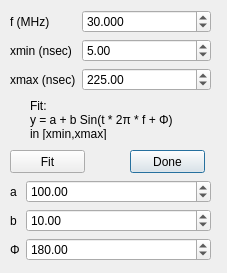
<?xml version="1.0" encoding="UTF-8"?>
<ui version="4.0">
 <class>SineDialog</class>
 <widget class="QDialog" name="SineDialog">
  <property name="geometry">
   <rect>
    <x>0</x>
    <y>0</y>
    <width>227</width>
    <height>273</height>
   </rect>
  </property>
  <property name="windowTitle">
   <string>Sine Fit</string>
  </property>
  <widget class="QWidget" name="formLayoutWidget">
   <property name="geometry">
    <rect>
     <x>10</x>
     <y>180</y>
     <width>201</width>
     <height>81</height>
    </rect>
   </property>
   <layout class="QFormLayout" name="formLayout">
    <property name="fieldGrowthPolicy">
     <enum>QFormLayout::AllNonFixedFieldsGrow</enum>
    </property>
    <item row="0" column="0">
     <widget class="QLabel" name="label">
      <property name="text">
       <string>a</string>
      </property>
     </widget>
    </item>
    <item row="0" column="1">
     <widget class="QDoubleSpinBox" name="aSpinBox">
      <property name="maximum">
       <double>99999.990000000005239</double>
      </property>
      <property name="singleStep">
       <double>10.000000000000000</double>
      </property>
      <property name="value">
       <double>100.000000000000000</double>
      </property>
     </widget>
    </item>
    <item row="1" column="0">
     <widget class="QLabel" name="label_2">
      <property name="text">
       <string>b</string>
      </property>
     </widget>
    </item>
    <item row="1" column="1">
     <widget class="QDoubleSpinBox" name="bSpinBox">
      <property name="maximum">
       <double>9999.989999999999782</double>
      </property>
      <property name="value">
       <double>10.000000000000000</double>
      </property>
     </widget>
    </item>
    <item row="2" column="0">
     <widget class="QLabel" name="label_3">
      <property name="text">
       <string>Φ</string>
      </property>
     </widget>
    </item>
    <item row="2" column="1">
     <widget class="QDoubleSpinBox" name="PhiSpinBox">
      <property name="maximum">
       <double>360.000000000000000</double>
      </property>
      <property name="singleStep">
       <double>10.000000000000000</double>
      </property>
      <property name="value">
       <double>180.000000000000000</double>
      </property>
     </widget>
    </item>
   </layout>
  </widget>
  <widget class="QPushButton" name="doneButton">
   <property name="geometry">
    <rect>
     <x>130</x>
     <y>150</y>
     <width>75</width>
     <height>23</height>
    </rect>
   </property>
   <property name="text">
    <string>Done</string>
   </property>
  </widget>
  <widget class="QPushButton" name="fitButton">
   <property name="geometry">
    <rect>
     <x>10</x>
     <y>150</y>
     <width>75</width>
     <height>23</height>
    </rect>
   </property>
   <property name="text">
    <string>Fit</string>
   </property>
  </widget>
  <widget class="QLabel" name="label_4">
   <property name="geometry">
    <rect>
     <x>30</x>
     <y>100</y>
     <width>151</width>
     <height>40</height>
    </rect>
   </property>
   <property name="text">
    <string>Fit: 
y = a + b Sin(t * 2π * f + Φ) 
in [xmin,xmax]</string>
   </property>
  </widget>
  <widget class="QWidget" name="formLayoutWidget_2">
   <property name="geometry">
    <rect>
     <x>10</x>
     <y>10</y>
     <width>201</width>
     <height>94</height>
    </rect>
   </property>
   <layout class="QFormLayout" name="formLayout_2">
    <property name="fieldGrowthPolicy">
     <enum>QFormLayout::AllNonFixedFieldsGrow</enum>
    </property>
    <item row="0" column="0">
     <widget class="QLabel" name="label_5">
      <property name="text">
       <string>f (MHz)</string>
      </property>
     </widget>
    </item>
    <item row="1" column="0">
     <widget class="QLabel" name="label_6">
      <property name="text">
       <string>xmin (nsec)</string>
      </property>
     </widget>
    </item>
    <item row="1" column="1">
     <widget class="QDoubleSpinBox" name="xminSpinBox">
      <property name="minimum">
       <double>0.000000000000000</double>
      </property>
      <property name="maximum">
       <double>9999.989999999999782</double>
      </property>
      <property name="value">
       <double>5.000000000000000</double>
      </property>
     </widget>
    </item>
    <item row="2" column="0">
     <widget class="QLabel" name="label_7">
      <property name="text">
       <string>xmax (nsec)</string>
      </property>
     </widget>
    </item>
    <item row="2" column="1">
     <widget class="QDoubleSpinBox" name="xmaxSpinBox">
      <property name="maximum">
       <double>1000000000.000000000000000</double>
      </property>
      <property name="value">
       <double>225.000000000000000</double>
      </property>
     </widget>
    </item>
    <item row="0" column="1">
     <widget class="QDoubleSpinBox" name="fSpinBox">
      <property name="decimals">
       <number>3</number>
      </property>
      <property name="maximum">
       <double>100.000000000000000</double>
      </property>
      <property name="singleStep">
       <double>0.100000000000000</double>
      </property>
      <property name="value">
       <double>30.000000000000000</double>
      </property>
     </widget>
    </item>
   </layout>
  </widget>
 </widget>
 <tabstops>
  <tabstop>fSpinBox</tabstop>
  <tabstop>xminSpinBox</tabstop>
  <tabstop>xmaxSpinBox</tabstop>
  <tabstop>fitButton</tabstop>
  <tabstop>doneButton</tabstop>
  <tabstop>aSpinBox</tabstop>
  <tabstop>bSpinBox</tabstop>
  <tabstop>PhiSpinBox</tabstop>
 </tabstops>
 <resources/>
 <connections>
  <connection>
   <sender>doneButton</sender>
   <signal>clicked()</signal>
   <receiver>SineDialog</receiver>
   <slot>close()</slot>
   <hints>
    <hint type="sourcelabel">
     <x>187</x>
     <y>201</y>
    </hint>
    <hint type="destinationlabel">
     <x>128</x>
     <y>126</y>
    </hint>
   </hints>
  </connection>
 </connections>
</ui>
